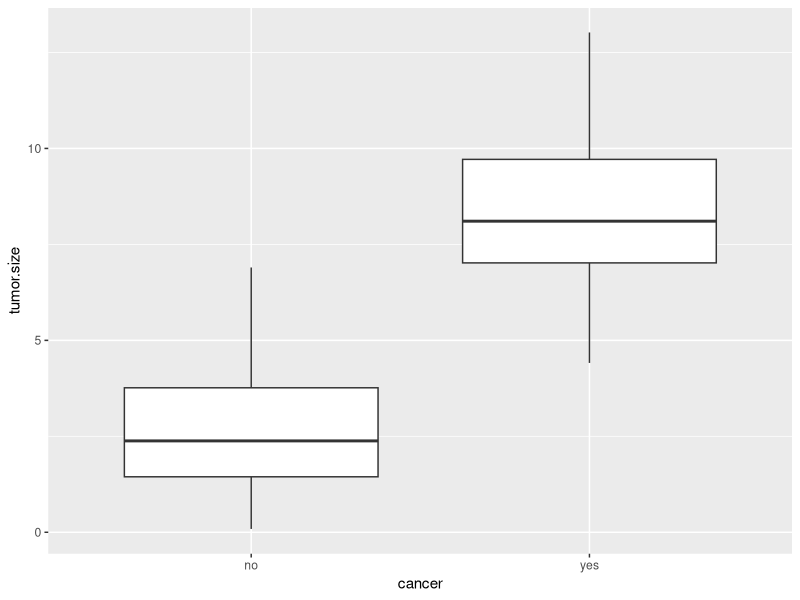

Generate this figure with R:
#decision boundary

df <- data.frame(tumor.size = runif(100, 0, 7))
df$cancer <- ifelse(df$tumor.size > 4, 'yes','no')
df$tumor.size <- df$tumor.size * runif(100, 1,2)

#plot
#http://t-redactyl.io/blog/2016/04/creating-plots-in-r-using-ggplot2-part-10-boxplots.html
library(ggplot2)
ggplot(df, aes(x = cancer, y = tumor.size)) +
  geom_boxplot()
